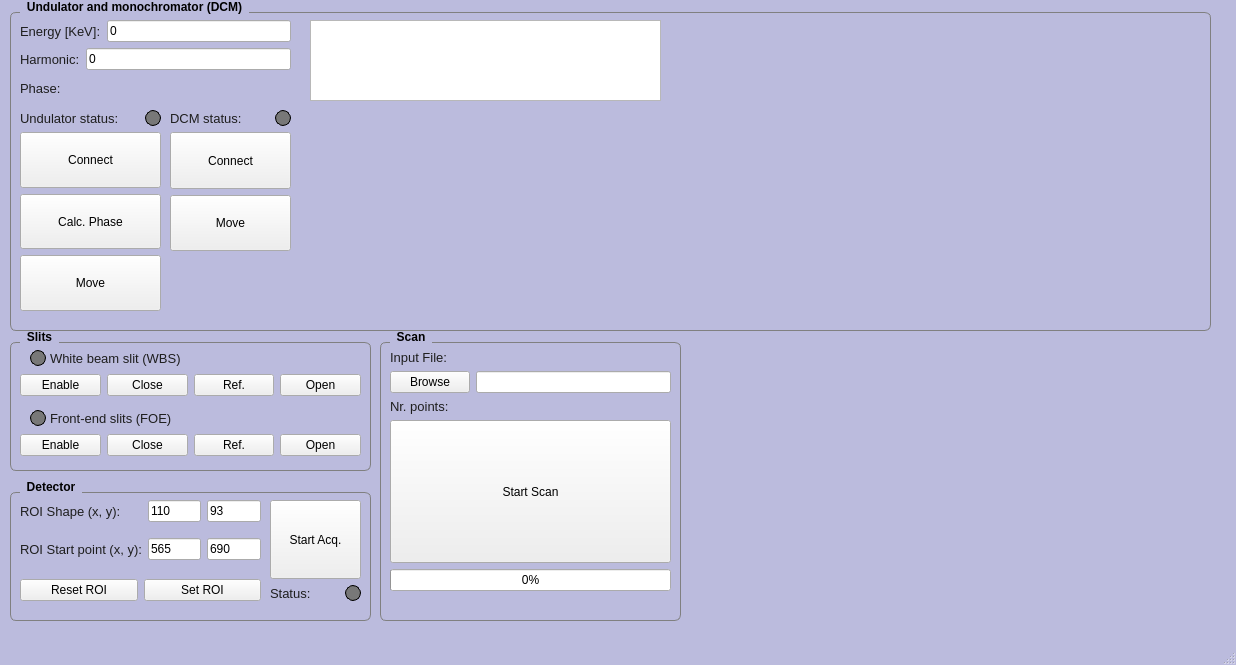
<?xml version="1.0" encoding="UTF-8"?>
<ui version="4.0">
 <class>MainWindow</class>
 <widget class="QMainWindow" name="MainWindow">
  <property name="geometry">
   <rect>
    <x>0</x>
    <y>0</y>
    <width>1236</width>
    <height>665</height>
   </rect>
  </property>
  <property name="windowTitle">
   <string>Medida espectral</string>
  </property>
  <property name="styleSheet">
   <string notr="true">QMainWindow {
    background-color: rgb(187, 187, 221);
}
</string>
  </property>
  <widget class="QWidget" name="centralwidget">
   <widget class="QGroupBox" name="Slits_box">
    <property name="geometry">
     <rect>
      <x>10</x>
      <y>330</y>
      <width>361</width>
      <height>141</height>
     </rect>
    </property>
    <property name="styleSheet">
     <string notr="true">QGroupBox {

    font-weight:bold;

    border:1px solid gray;

    border-radius:6px;

    margin-top:12px;

}

QGroupBox::title {

    subcontrol-origin: margin;

    left:10px;

    padding:0 5px;

}</string>
    </property>
    <property name="title">
     <string>Slits</string>
    </property>
    <widget class="QLabel" name="WBS_label">
     <property name="geometry">
      <rect>
       <x>40</x>
       <y>20</y>
       <width>171</width>
       <height>16</height>
      </rect>
     </property>
     <property name="styleSheet">
      <string notr="true">QLabel {
    color: rgb(30,30,30);
    font-size: 10pt;
}</string>
     </property>
     <property name="text">
      <string>White beam slit (WBS)</string>
     </property>
    </widget>
    <widget class="QLabel" name="FOE_label">
     <property name="geometry">
      <rect>
       <x>40</x>
       <y>80</y>
       <width>151</width>
       <height>16</height>
      </rect>
     </property>
     <property name="styleSheet">
      <string notr="true">QLabel {
    color: rgb(30,30,30);
    font-size: 10pt;
}</string>
     </property>
     <property name="text">
      <string>Front-end slits (FOE)</string>
     </property>
    </widget>
    <widget class="QWidget" name="horizontalLayoutWidget_5">
     <property name="geometry">
      <rect>
       <x>10</x>
       <y>100</y>
       <width>341</width>
       <height>31</height>
      </rect>
     </property>
     <layout class="QHBoxLayout" name="horizontalLayout_5">
      <item>
       <widget class="QPushButton" name="FOE_Motor_Button">
        <property name="text">
         <string>Enable</string>
        </property>
       </widget>
      </item>
      <item>
       <widget class="QPushButton" name="FOE_Close_Button">
        <property name="text">
         <string>Close</string>
        </property>
       </widget>
      </item>
      <item>
       <widget class="QPushButton" name="FOE_Ref_Button">
        <property name="text">
         <string>Ref.</string>
        </property>
       </widget>
      </item>
      <item>
       <widget class="QPushButton" name="FOE_Open_Button">
        <property name="text">
         <string>Open</string>
        </property>
       </widget>
      </item>
     </layout>
    </widget>
    <widget class="QWidget" name="horizontalLayoutWidget_4">
     <property name="geometry">
      <rect>
       <x>10</x>
       <y>40</y>
       <width>341</width>
       <height>31</height>
      </rect>
     </property>
     <layout class="QHBoxLayout" name="horizontalLayout_4">
      <item>
       <widget class="QPushButton" name="WBS_Motor_Button">
        <property name="text">
         <string>Enable</string>
        </property>
       </widget>
      </item>
      <item>
       <widget class="QPushButton" name="WBS_Close_Button">
        <property name="text">
         <string>Close</string>
        </property>
       </widget>
      </item>
      <item>
       <widget class="QPushButton" name="WBS_Ref_Button">
        <property name="text">
         <string>Ref.</string>
        </property>
       </widget>
      </item>
      <item>
       <widget class="QPushButton" name="WBS_Open_Button">
        <property name="text">
         <string>Open</string>
        </property>
       </widget>
      </item>
     </layout>
    </widget>
    <widget class="QLabel" name="WBS_status_led">
     <property name="geometry">
      <rect>
       <x>20</x>
       <y>20</y>
       <width>16</width>
       <height>16</height>
      </rect>
     </property>
     <property name="sizePolicy">
      <sizepolicy hsizetype="Fixed" vsizetype="Fixed">
       <horstretch>0</horstretch>
       <verstretch>0</verstretch>
      </sizepolicy>
     </property>
     <property name="minimumSize">
      <size>
       <width>10</width>
       <height>10</height>
      </size>
     </property>
     <property name="maximumSize">
      <size>
       <width>16</width>
       <height>16</height>
      </size>
     </property>
     <property name="styleSheet">
      <string notr="true">QLabel{ background-color: rgb(120,120,120); border-radius: 8px; border: 1px solid black; }</string>
     </property>
     <property name="text">
      <string/>
     </property>
    </widget>
    <widget class="QLabel" name="FOE_status_led">
     <property name="geometry">
      <rect>
       <x>20</x>
       <y>80</y>
       <width>16</width>
       <height>16</height>
      </rect>
     </property>
     <property name="sizePolicy">
      <sizepolicy hsizetype="Fixed" vsizetype="Fixed">
       <horstretch>0</horstretch>
       <verstretch>0</verstretch>
      </sizepolicy>
     </property>
     <property name="minimumSize">
      <size>
       <width>16</width>
       <height>16</height>
      </size>
     </property>
     <property name="maximumSize">
      <size>
       <width>16</width>
       <height>16</height>
      </size>
     </property>
     <property name="styleSheet">
      <string notr="true">QLabel{ background-color: rgb(120,120,120); border-radius: 8px; border: 1px solid black; }</string>
     </property>
     <property name="text">
      <string/>
     </property>
    </widget>
   </widget>
   <widget class="QGroupBox" name="DVF_box">
    <property name="geometry">
     <rect>
      <x>10</x>
      <y>480</y>
      <width>361</width>
      <height>141</height>
     </rect>
    </property>
    <property name="styleSheet">
     <string notr="true">QGroupBox {

    font-weight:bold;

    border:1px solid gray;

    border-radius:6px;

    margin-top:12px;

}

QGroupBox::title {

    subcontrol-origin: margin;

    left:10px;

    padding:0 5px;

}</string>
    </property>
    <property name="title">
     <string>Detector</string>
    </property>
    <widget class="QWidget" name="gridLayoutWidget">
     <property name="geometry">
      <rect>
       <x>10</x>
       <y>10</y>
       <width>241</width>
       <height>81</height>
      </rect>
     </property>
     <layout class="QGridLayout" name="gridLayout_3">
      <item row="0" column="0">
       <widget class="QLabel" name="DVF_ROI_label">
        <property name="styleSheet">
         <string notr="true">QLabel {
    color: rgb(30,30,30);
    font-size: 10pt;
}</string>
        </property>
        <property name="text">
         <string>ROI Shape (x, y):</string>
        </property>
       </widget>
      </item>
      <item row="1" column="0">
       <widget class="QLabel" name="DVF_start_label">
        <property name="styleSheet">
         <string notr="true">QLabel {
    color: rgb(30,30,30);
    font-size: 10pt;
}</string>
        </property>
        <property name="text">
         <string>ROI Start point (x, y):</string>
        </property>
       </widget>
      </item>
      <item row="0" column="1">
       <widget class="QLineEdit" name="ROI_shape_x_edit">
        <property name="text">
         <string>110</string>
        </property>
       </widget>
      </item>
      <item row="0" column="2">
       <widget class="QLineEdit" name="ROI_shape_y_edit">
        <property name="text">
         <string>93</string>
        </property>
       </widget>
      </item>
      <item row="1" column="1">
       <widget class="QLineEdit" name="ROI_start_x_edit">
        <property name="text">
         <string>565</string>
        </property>
       </widget>
      </item>
      <item row="1" column="2">
       <widget class="QLineEdit" name="ROI_start_y_edit">
        <property name="text">
         <string>690</string>
        </property>
       </widget>
      </item>
     </layout>
    </widget>
    <widget class="QWidget" name="horizontalLayoutWidget_6">
     <property name="geometry">
      <rect>
       <x>10</x>
       <y>90</y>
       <width>241</width>
       <height>41</height>
      </rect>
     </property>
     <layout class="QHBoxLayout" name="horizontalLayout_6">
      <item>
       <widget class="QPushButton" name="ROI_Disable_Button">
        <property name="text">
         <string>Reset ROI</string>
        </property>
       </widget>
      </item>
      <item>
       <widget class="QPushButton" name="ROI_Define_Button">
        <property name="text">
         <string>Set ROI</string>
        </property>
       </widget>
      </item>
     </layout>
    </widget>
    <widget class="QWidget" name="verticalLayoutWidget_2">
     <property name="geometry">
      <rect>
       <x>260</x>
       <y>20</y>
       <width>91</width>
       <height>101</height>
      </rect>
     </property>
     <layout class="QVBoxLayout" name="verticalLayout_2">
      <item>
       <widget class="QPushButton" name="DVF_Acq_Button">
        <property name="sizePolicy">
         <sizepolicy hsizetype="Expanding" vsizetype="Expanding">
          <horstretch>0</horstretch>
          <verstretch>0</verstretch>
         </sizepolicy>
        </property>
        <property name="text">
         <string>Start Acq.</string>
        </property>
       </widget>
      </item>
      <item>
       <layout class="QHBoxLayout" name="horizontalLayout_10">
        <item>
         <widget class="QLabel" name="DVF_status_label">
          <property name="styleSheet">
           <string notr="true">QLabel {
    color: rgb(30,30,30);
    font-size: 10pt;
}</string>
          </property>
          <property name="text">
           <string>Status:</string>
          </property>
         </widget>
        </item>
        <item>
         <widget class="QLabel" name="DVF_status_led">
          <property name="sizePolicy">
           <sizepolicy hsizetype="Fixed" vsizetype="Fixed">
            <horstretch>0</horstretch>
            <verstretch>0</verstretch>
           </sizepolicy>
          </property>
          <property name="minimumSize">
           <size>
            <width>16</width>
            <height>16</height>
           </size>
          </property>
          <property name="maximumSize">
           <size>
            <width>16</width>
            <height>16</height>
           </size>
          </property>
          <property name="styleSheet">
           <string notr="true">QLabel{ background-color: rgb(120,120,120); border-radius: 8px; border: 1px solid black; }</string>
          </property>
          <property name="text">
           <string/>
          </property>
         </widget>
        </item>
       </layout>
      </item>
     </layout>
    </widget>
   </widget>
   <widget class="QGroupBox" name="Und_box">
    <property name="geometry">
     <rect>
      <x>10</x>
      <y>0</y>
      <width>1201</width>
      <height>331</height>
     </rect>
    </property>
    <property name="styleSheet">
     <string notr="true">QGroupBox {

    font-weight:bold;

    border:1px solid gray;

    border-radius:6px;

    margin-top:12px;

}

QGroupBox::title {

    subcontrol-origin: margin;

    left:10px;

    padding:0 5px;

}</string>
    </property>
    <property name="title">
     <string>Undulator and monochromator (DCM)</string>
    </property>
    <widget class="QWidget" name="verticalLayoutWidget">
     <property name="geometry">
      <rect>
       <x>10</x>
       <y>110</y>
       <width>141</width>
       <height>201</height>
      </rect>
     </property>
     <layout class="QVBoxLayout" name="verticalLayout">
      <item>
       <layout class="QHBoxLayout" name="horizontalLayout_9">
        <item>
         <widget class="QLabel" name="Und_status_label">
          <property name="styleSheet">
           <string notr="true">QLabel {
    color: rgb(30,30,30);
    font-size: 10pt;
}</string>
          </property>
          <property name="text">
           <string>Undulator status:</string>
          </property>
         </widget>
        </item>
        <item>
         <widget class="QLabel" name="Und_status_led">
          <property name="sizePolicy">
           <sizepolicy hsizetype="Fixed" vsizetype="Fixed">
            <horstretch>0</horstretch>
            <verstretch>0</verstretch>
           </sizepolicy>
          </property>
          <property name="minimumSize">
           <size>
            <width>16</width>
            <height>16</height>
           </size>
          </property>
          <property name="maximumSize">
           <size>
            <width>16</width>
            <height>16</height>
           </size>
          </property>
          <property name="styleSheet">
           <string notr="true">QLabel{ background-color: rgb(120,120,120); border-radius: 8px; border: 1px solid black; }</string>
          </property>
          <property name="text">
           <string/>
          </property>
         </widget>
        </item>
       </layout>
      </item>
      <item>
       <widget class="QPushButton" name="Und_Connect_Button">
        <property name="sizePolicy">
         <sizepolicy hsizetype="Minimum" vsizetype="Expanding">
          <horstretch>0</horstretch>
          <verstretch>0</verstretch>
         </sizepolicy>
        </property>
        <property name="text">
         <string>Connect</string>
        </property>
       </widget>
      </item>
      <item>
       <widget class="QPushButton" name="Und_Phase_Button">
        <property name="sizePolicy">
         <sizepolicy hsizetype="Minimum" vsizetype="Expanding">
          <horstretch>0</horstretch>
          <verstretch>0</verstretch>
         </sizepolicy>
        </property>
        <property name="text">
         <string>Calc. Phase</string>
        </property>
       </widget>
      </item>
      <item>
       <widget class="QPushButton" name="Und_Move_Button">
        <property name="sizePolicy">
         <sizepolicy hsizetype="Minimum" vsizetype="Expanding">
          <horstretch>0</horstretch>
          <verstretch>0</verstretch>
         </sizepolicy>
        </property>
        <property name="text">
         <string>Move</string>
        </property>
       </widget>
      </item>
     </layout>
    </widget>
    <widget class="QWidget" name="verticalLayoutWidget_3">
     <property name="geometry">
      <rect>
       <x>160</x>
       <y>110</y>
       <width>121</width>
       <height>141</height>
      </rect>
     </property>
     <layout class="QVBoxLayout" name="verticalLayout_3">
      <item>
       <layout class="QHBoxLayout" name="horizontalLayout_11">
        <item>
         <widget class="QLabel" name="DCM_status_label">
          <property name="styleSheet">
           <string notr="true">QLabel {
    color: rgb(30,30,30);
    font-size: 10pt;
}</string>
          </property>
          <property name="text">
           <string>DCM status:</string>
          </property>
         </widget>
        </item>
        <item>
         <widget class="QLabel" name="DCM_status_led">
          <property name="sizePolicy">
           <sizepolicy hsizetype="Fixed" vsizetype="Fixed">
            <horstretch>0</horstretch>
            <verstretch>0</verstretch>
           </sizepolicy>
          </property>
          <property name="minimumSize">
           <size>
            <width>16</width>
            <height>16</height>
           </size>
          </property>
          <property name="maximumSize">
           <size>
            <width>16</width>
            <height>16</height>
           </size>
          </property>
          <property name="styleSheet">
           <string notr="true">QLabel{ background-color: rgb(120,120,120); border-radius: 8px; border: 1px solid black; }</string>
          </property>
          <property name="text">
           <string/>
          </property>
         </widget>
        </item>
       </layout>
      </item>
      <item>
       <widget class="QPushButton" name="DCM_Connect_Button">
        <property name="sizePolicy">
         <sizepolicy hsizetype="Expanding" vsizetype="Expanding">
          <horstretch>0</horstretch>
          <verstretch>0</verstretch>
         </sizepolicy>
        </property>
        <property name="text">
         <string>Connect</string>
        </property>
       </widget>
      </item>
      <item>
       <widget class="QPushButton" name="DCM_Move_Button">
        <property name="sizePolicy">
         <sizepolicy hsizetype="Expanding" vsizetype="Expanding">
          <horstretch>0</horstretch>
          <verstretch>0</verstretch>
         </sizepolicy>
        </property>
        <property name="text">
         <string>Move</string>
        </property>
       </widget>
      </item>
     </layout>
    </widget>
    <widget class="QWidget" name="verticalLayoutWidget_4">
     <property name="geometry">
      <rect>
       <x>10</x>
       <y>20</y>
       <width>271</width>
       <height>81</height>
      </rect>
     </property>
     <layout class="QVBoxLayout" name="verticalLayout_4">
      <item>
       <layout class="QHBoxLayout" name="horizontalLayout_2">
        <item>
         <widget class="QLabel" name="energy_label">
          <property name="styleSheet">
           <string notr="true">QLabel {
    color: rgb(30,30,30);
    font-size: 10pt;
}</string>
          </property>
          <property name="text">
           <string>Energy [KeV]:</string>
          </property>
         </widget>
        </item>
        <item>
         <widget class="QLineEdit" name="Energy_edit">
          <property name="text">
           <string>0</string>
          </property>
         </widget>
        </item>
       </layout>
      </item>
      <item>
       <layout class="QHBoxLayout" name="horizontalLayout_3">
        <item>
         <widget class="QLabel" name="harmonic_label">
          <property name="styleSheet">
           <string notr="true">QLabel {
    color: rgb(30,30,30);
    font-size: 10pt;
}</string>
          </property>
          <property name="text">
           <string>Harmonic:</string>
          </property>
         </widget>
        </item>
        <item>
         <widget class="QLineEdit" name="Harmonic_edit">
          <property name="sizePolicy">
           <sizepolicy hsizetype="Expanding" vsizetype="Fixed">
            <horstretch>0</horstretch>
            <verstretch>0</verstretch>
           </sizepolicy>
          </property>
          <property name="text">
           <string>0</string>
          </property>
         </widget>
        </item>
       </layout>
      </item>
      <item>
       <widget class="QLabel" name="Und_Phase_label">
        <property name="styleSheet">
         <string notr="true">QLabel {
    color: rgb(30,30,30);
    font-size: 10pt;
}</string>
        </property>
        <property name="text">
         <string>Phase:</string>
        </property>
       </widget>
      </item>
     </layout>
    </widget>
    <widget class="QGraphicsView" name="graphicsViewAPU">
     <property name="geometry">
      <rect>
       <x>300</x>
       <y>20</y>
       <width>351</width>
       <height>81</height>
      </rect>
     </property>
    </widget>
    <widget class="QWidget" name="plotWidget" native="true">
     <property name="geometry">
      <rect>
       <x>300</x>
       <y>100</y>
       <width>351</width>
       <height>221</height>
      </rect>
     </property>
    </widget>
   </widget>
   <widget class="QGroupBox" name="Scan_box">
    <property name="geometry">
     <rect>
      <x>380</x>
      <y>330</y>
      <width>301</width>
      <height>291</height>
     </rect>
    </property>
    <property name="styleSheet">
     <string notr="true">QGroupBox {

    font-weight:bold;

    border:1px solid gray;

    border-radius:6px;

    margin-top:12px;

}

QGroupBox::title {

    subcontrol-origin: margin;

    left:10px;

    padding:0 5px;

}</string>
    </property>
    <property name="title">
     <string>Scan</string>
    </property>
    <widget class="QWidget" name="verticalLayoutWidget_5">
     <property name="geometry">
      <rect>
       <x>10</x>
       <y>20</y>
       <width>281</width>
       <height>241</height>
      </rect>
     </property>
     <layout class="QVBoxLayout" name="verticalLayout_5">
      <item>
       <widget class="QLabel" name="Inputfile_label">
        <property name="styleSheet">
         <string notr="true">QLabel {
    color: rgb(30,30,30);
    font-size: 10pt;
}</string>
        </property>
        <property name="text">
         <string>Input File:</string>
        </property>
       </widget>
      </item>
      <item>
       <layout class="QHBoxLayout" name="horizontalLayout">
        <item>
         <widget class="QPushButton" name="FileButton">
          <property name="text">
           <string>Browse</string>
          </property>
         </widget>
        </item>
        <item>
         <widget class="QLineEdit" name="InputFile_lineEdit"/>
        </item>
       </layout>
      </item>
      <item>
       <widget class="QLabel" name="Scan_nrpoints">
        <property name="styleSheet">
         <string notr="true">QLabel {
    color: rgb(30,30,30);
    font-size: 10pt;
}</string>
        </property>
        <property name="text">
         <string>Nr. points:</string>
        </property>
       </widget>
      </item>
      <item>
       <widget class="QPushButton" name="Scan_Button">
        <property name="sizePolicy">
         <sizepolicy hsizetype="Expanding" vsizetype="Expanding">
          <horstretch>0</horstretch>
          <verstretch>0</verstretch>
         </sizepolicy>
        </property>
        <property name="text">
         <string>Start Scan</string>
        </property>
       </widget>
      </item>
      <item>
       <widget class="QProgressBar" name="progressBar">
        <property name="sizePolicy">
         <sizepolicy hsizetype="Expanding" vsizetype="Fixed">
          <horstretch>0</horstretch>
          <verstretch>0</verstretch>
         </sizepolicy>
        </property>
        <property name="value">
         <number>0</number>
        </property>
       </widget>
      </item>
     </layout>
    </widget>
   </widget>
  </widget>
  <widget class="QMenuBar" name="menubar">
   <property name="geometry">
    <rect>
     <x>0</x>
     <y>0</y>
     <width>1236</width>
     <height>20</height>
    </rect>
   </property>
  </widget>
  <widget class="QStatusBar" name="statusbar"/>
 </widget>
 <resources/>
 <connections/>
</ui>
